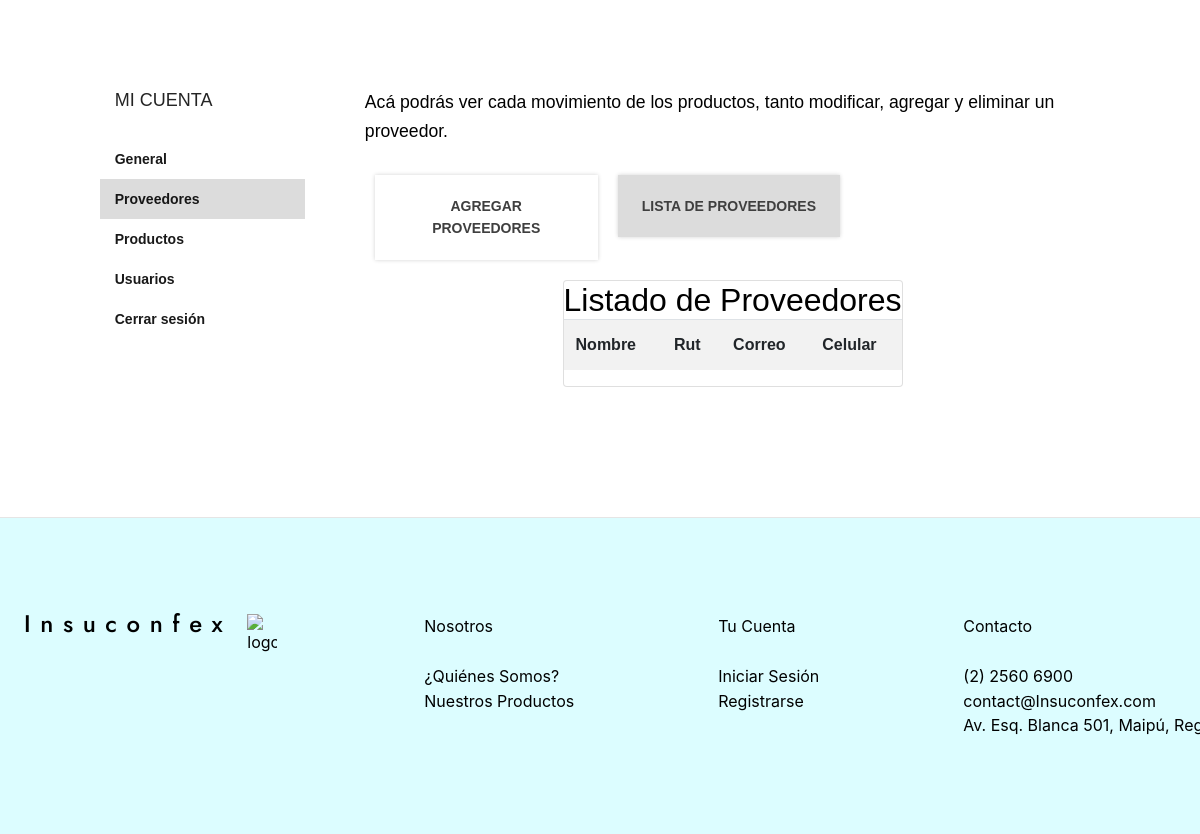
Page /crud-provee/listar-proveedor/ (lower part) on the earlier database version.
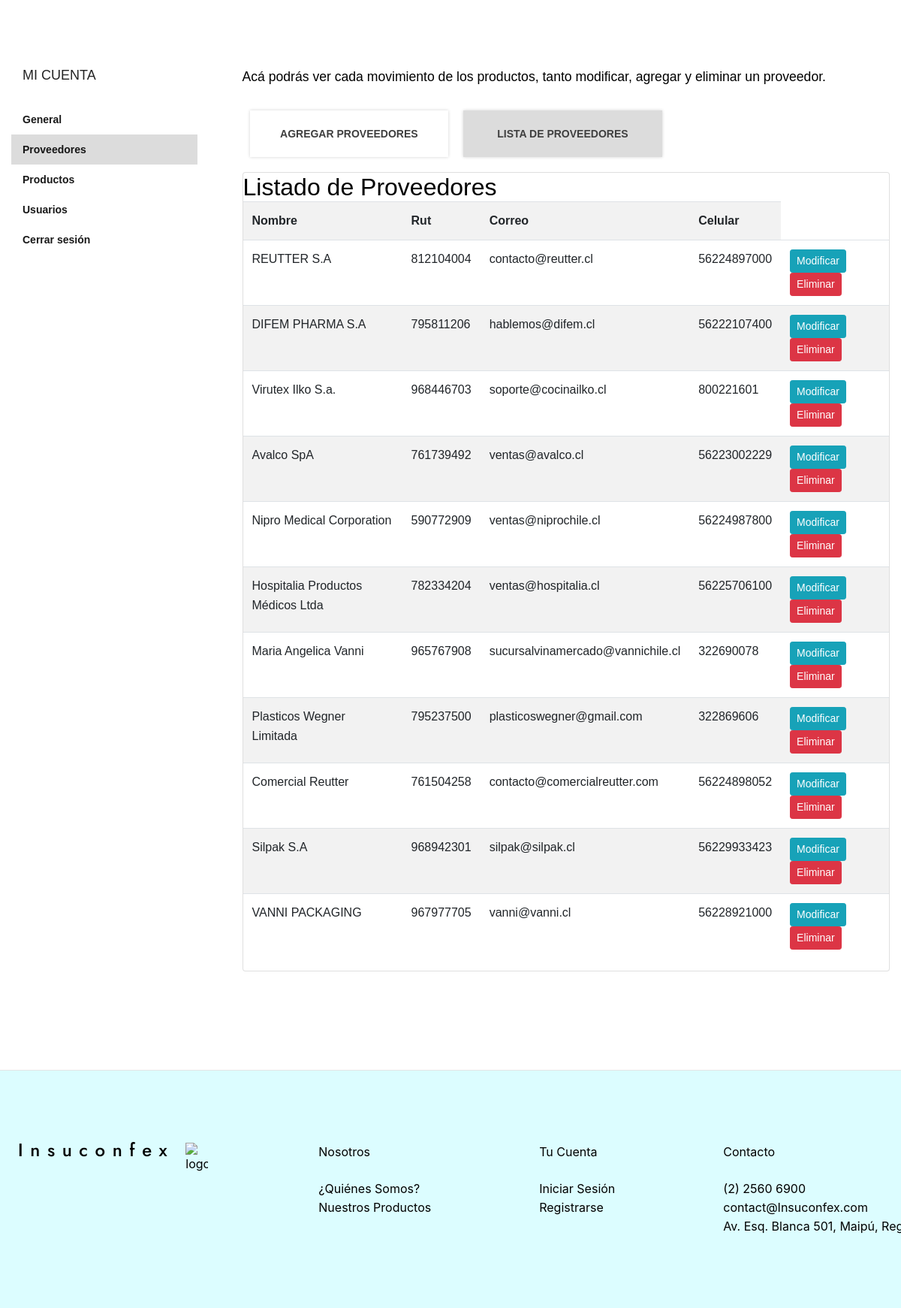
Same page on the later database version.
### insucon/models.py (models this page shows, shortened)
class Proveedor(models.Model):
    nombre = models.CharField(max_length=50 )
    rut = models.IntegerField()
    correo = models.EmailField()
    celular = models.IntegerField()

### insucon/views.py (the view)
# urls.py: path('crud-provee/listar-proveedor/', listar_proveedores, name="listar_proveedor"),
def listar_proveedores(request):
    proveedores = Proveedor.objects.all()
    data={
        'proveedores': proveedores
    }
    return render(request, 'crud-provee/listar_provee.html', data)

### insucon/context_processors.py (called while the page is built)
def total_carrito(request):
    total = 0
    if "carrito" in request.session.keys():
        for key, value in request.session["carrito"].items():
            total += int(value["acumulado"])
    return {"total_carrito": total}

### insucon/templates/crud-provee/listar_provee.html (shortened to what the changed rows need)
<!DOCTYPE html>
<html lang="es-CL">
  <head>
    {% load static %}
    <link rel="stylesheet icon" href="{% static 'img/cora-ico.png' %}">
    {%load static %}
    <link rel="stylesheet" href="{% static 'css/estilos.css' %}">
    <link rel="stylesheet" href="{% static 'css/style.css' %}">
<link rel="stylesheet" href="https://cdn.jsdelivr.net/npm/bootstrap@4.6.2/dist/css/bootstrap.min.css">
    <link rel="stylesheet" href="{% static 'css/estilos.css' %}">
  </head>
  <body>
    {%load static %}
    <div>
      {%load static %}
      <link rel="stylesheet" href="{% static 'css/home.css' %}">
      <div class="home-container">
        <br><br><br>
        <div class="home-main">
          <div class="section-container column">
            <div class="row">
              {%load static %}
            <div style="flex:1 0 75%;max-width:75%;width: 75%;padding:10px 30px;box-sizing:border-box;margin:0px;border:0px none rgb(86, 86, 86);vertical-align:baseline;font-style:normal;font-variant:normal;font-weight:400;font-stretch:100%;line-height:25.6px;font-family:'DM Sans', Arial, Helvetica, sans-serif;font-optical-sizing:auto;font-kerning:auto;font-feature-settings:normal;font-variation-settings:normal;font-size:16px;">
              <div class="mx-auto" style="display:flex;flex-flow:row wrap;margin-top:30px;margin-left:-10px;margin-right:-10px;box-sizing:border-box;margin:30px -10px 0px;padding:0px;border:0px none rgb(86, 86, 86);vertical-align:baseline;font-style:normal;font-variant:normal;font-weight:400;font-stretch:100%;line-height:25.6px;font-family:'DM Sans', Arial, Helvetica, sans-serif;font-optical-sizing:auto;font-kerning:auto;font-feature-settings:normal;font-variation-settings:normal;font-size:16px;">
                  <div class="card mx-auto">
                    <card class="body">
                        <h2>Listado de Proveedores</h2>
                        <table class=" table table-striped table-hover table-responsive-sm">
                            <tr>
                                <th>Nombre</th>
                                <th>Rut</th>
                                <th>Correo</th>
                                <th>Celular</th>
                            </tr>
                            {% for pro in proveedores %}
                            <tr>
                                <td>{{ pro.nombre }}</td>
                                <td>{{ pro.rut }}</td>
                                <td>{{ pro.correo }}</td>
                                <td>{{ pro.celular }}</td>
                                <td>
                                    <a href="{% url 'modificar_proveedor' pro.id %}" class="btn btn-info btn-sm">Modificar</a>
                                    <a href="{% url 'eliminar_proveedor' pro.id %}" class="btn btn-danger btn-sm">Eliminar</a>
                                </td>
                            </tr>
                            {% endfor %}
                        </table>
                    </card>
                </div>
              </div>
          </div>
        </div>
        </div>
        </div>
        <br>
      </div>
    </div>
  </body>
</html>

Differences in the rows shown:
added Proveedor: nombre "REUTTER S.A", rut "812104004", correo "contacto@reutter.cl", celular "56224897000"
added Proveedor: nombre "DIFEM PHARMA S.A", rut "795811206", correo "hablemos@difem.cl", celular "56222107400"
added Proveedor: nombre "Virutex Ilko S.a.", rut "968446703", correo "soporte@cocinailko.cl", celular "800221601"
added Proveedor: nombre "Avalco SpA", rut "761739492", correo "ventas@avalco.cl", celular "56223002229"
added Proveedor: nombre "Nipro Medical Corporation", rut "590772909", correo "ventas@niprochile.cl", celular "56224987800"
added Proveedor: nombre "Hospitalia Productos Médicos Ltda", rut "782334204", correo "ventas@hospitalia.cl", celular "56225706100"
added Proveedor: nombre "Maria Angelica Vanni", rut "965767908", correo "sucursalvinamercado@vannichile.cl", celular "322690078"
added Proveedor: nombre "Plasticos Wegner Limitada", rut "795237500", correo "plasticoswegner@gmail.com", celular "322869606"
added Proveedor: nombre "Comercial Reutter", rut "761504258", correo "contacto@comercialreutter.com", celular "56224898052"
added Proveedor: nombre "Silpak S.A", rut "968942301", correo "silpak@silpak.cl", celular "56229933423"
added Proveedor: nombre "VANNI PACKAGING", rut "967977705", correo "vanni@vanni.cl", celular "56228921000"
